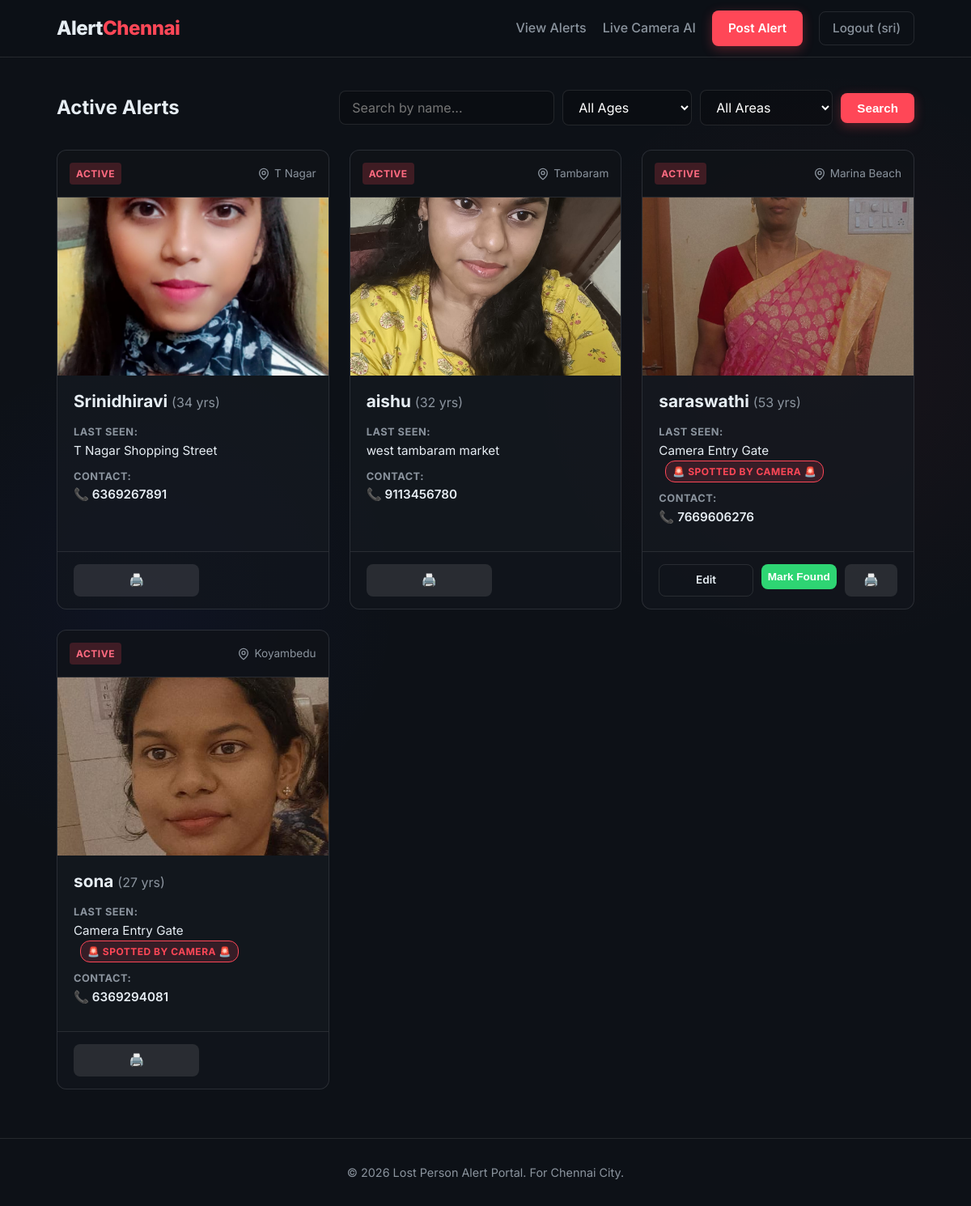
The app's page /alerts (signed in) with its own data.
### tables this page shows
CREATE TABLE alerts (
            id INTEGER PRIMARY KEY AUTOINCREMENT,
            name TEXT NOT NULL,
            age INTEGER NOT NULL,
            area TEXT NOT NULL,
            last_seen TEXT NOT NULL,
            contact TEXT NOT NULL,
            photo TEXT,
            status TEXT DEFAULT 'active'
        , device_id TEXT, is_iot_updated INTEGER DEFAULT 0, user_id INTEGER);

### app.py (the view)
@app.route('/alerts')
def view_alerts():
    area_filter = request.args.get('area')
    search_query = request.args.get('search', '')
    age_group = request.args.get('age_group', '')
    conn = get_db_connection()
    query = 'SELECT * FROM alerts WHERE 1=1'
    params = []
    if area_filter and area_filter != 'All Areas':
        query += ' AND area = ?'
        params.append(area_filter)
    if search_query:
        query += ' AND name LIKE ?'
        params.append(f'%{search_query}%')
    if age_group == 'child':
        query += ' AND age < 18'
    elif age_group == 'adult':
        query += ' AND age >= 18 AND age < 60'
    elif age_group == 'senior':
        query += ' AND age >= 60'
    query += ' ORDER BY id DESC'
    alerts = conn.execute(query, params).fetchall()
    conn.close()
    return render_template('alerts.html', alerts=alerts, areas=AREAS, selected_area=area_filter, search_query=search_query, age_group=age_group)

### database.py (called while the page is built)
def get_db_connection():
    conn = sqlite3.connect(DB_NAME)
    conn.row_factory = sqlite3.Row
    return conn

### templates/alerts.html (shortened to what this page needs)
{% extends 'base.html' %}
{% block content %}
<div class="alerts-header">
    <h2>Active Alerts</h2>
    <form class="filter-form" method="GET" action="{{ url_for('view_alerts') }}">
        <div class="filter-group">
            <input type="text" name="search" placeholder="Search by name..." value="{{ search_query }}">
            <select name="age_group" onchange="this.form.submit()">
                <option value="" {% if not age_group %}selected{% endif %}>All Ages</option>
            </select>
            <select name="area" onchange="this.form.submit()">
                <option value="All Areas" {% if not selected_area or selected_area == 'All Areas' %}selected{% endif %}>All Areas</option>
            </select>
            <button type="submit" class="btn-primary search-btn">Search</button>
        </div>
    </form>
</div>
{% if alerts %}
<div class="alerts-grid">
    {% for alert in alerts %}
    <div class="alert-card {% if alert.status == 'found' %}status-found{% endif %}">
        <div class="card-header">
            <span class="badge {% if alert.status == 'found' %}badge-success{% else %}badge-danger{% endif %}">
                {{ alert.status|upper }}
            </span>
            <span class="area-tag"><svg xmlns="http://www.w3.org/2000/svg" width="16" height="16" viewBox="0 0 24 24" fill="none" stroke="currentColor" stroke-width="2" stroke-linecap="round" stroke-linejoin="round"><path d="M20 10c0 6-8 12-8 12s-8-6-8-12a8 8 0 0 1 16 0Z"></path><circle cx="12" cy="10" r="3"></circle></svg> {{ alert.area }}</span>
        </div>
        <div class="card-image-wrap">
            {% if alert.photo %}
            <img src="{{ url_for('static', filename='uploads/' + alert.photo) }}" alt="Photo of {{ alert.name }}" class="alert-photo">
            {% else %}
            <div class="no-photo">No Photo Provided</div>
            {% endif %}
        </div>
        <div class="card-body">
            <h3>{{ alert.name }} <span class="age">({{ alert.age }} yrs)</span></h3>
            <div class="info-group">
                <strong>Last Seen:</strong>
                <p>{{ alert.last_seen }}
                   {% if alert.is_iot_updated %}
                   <span class="iot-badge" style="background-color: rgba(255, 71, 87, 0.15); color: #ff4757; border-color: #ff4757; animation: pulseBorder 1.5s infinite;" title="Automatically updated via AI Live Camera">🚨 SPOTTED BY CAMERA 🚨</span>
                   {% endif %}
                </p>
            </div>
            <div class="info-group contact">
                <strong>Contact:</strong>
                <p>📞 {{ alert.contact }}</p>
            </div>
        </div>
        <div class="card-footer">
            {% if alert.status == 'active' %}
                {% if session.user_id == alert.user_id or session.username == 'admin' %}
                    <a href="{{ url_for('edit_alert', id=alert.id) }}" class="btn-outline">Edit</a>
                    <form method="POST" action="{{ url_for('mark_found', id=alert.id) }}" style="display:inline;">
                        <button type="submit" class="btn-success" onclick="return confirm('Are you sure this person has been found?');">Mark Found</button>
                    </form>
                {% endif %}
                <a href="{{ url_for('print_poster', id=alert.id) }}" target="_blank" class="btn-secondary" style="padding: 8px; flex: 0.5; text-align: center;">🖨️</a>
            {% else %}
                <p class="found-text">Safe & Found</p>
                <a href="{{ url_for('print_poster', id=alert.id) }}" target="_blank" class="btn-outline" style="padding: 8px; flex: 0.5; text-align: center;">🖨️ Print</a>
            {% endif %}
        </div>
    </div>
    {% endfor %}
</div>
{% else %}
<div class="empty-state">
    <div class="icon-wrap">🙏</div>
    <h3>No active alerts.</h3>
    <p>Good news! There are currently no missing person alerts for this selection.</p>
</div>
{% endif %}
{% endblock %}

### static/style.css (style rules this page uses)
:root { --bg-color: #0d1117; --panel-bg: rgba(22, 27, 34, 0.7); --border-color: rgba(255, 255, 255, 0.1); --text-primary: #e6edf3; --text-secondary: #8b949e; --accent: #ff4757; --accent-hover: #ff6b81; --accent-blue: #3742fa; --success: #2ed573; --success-hover: #26de81; --radius: 12px; --shadow: 0 8px 32px rgba(0, 0, 0, 0.3); }
* { box-sizing: border-box; margin: 0; padding: 0; }
body { font-family: 'Inter', -apple-system, BlinkMacSystemFont, "Segoe UI", Roboto, Helvetica, Arial, sans-serif; background-color: var(--bg-color); color: var(--text-primary); line-height: 1.6; background-image: radial-gradient(circle at 15% 50%, rgba(55, 66, 250, 0.05), transparent 25%), radial-gradient(circle at 85% 30%, rgba(255, 71, 87, 0.05), transparent 25%); background-attachment: fixed; min-height: 100vh; display: flex; flex-direction: column; }
h1, h2, h3 { font-weight: 700; line-height: 1.2; }
a { text-decoration: none; color: inherit; }
.btn-primary, .btn-secondary, .btn-success, .btn-outline { display: inline-block; padding: 10px 20px; border-radius: 8px; font-weight: 600; cursor: pointer; transition: all 0.2s ease; border: none; text-align: center; font-size: 0.95rem; }
.btn-primary { background-color: var(--accent); color: white; box-shadow: 0 4px 14px rgba(255, 71, 87, 0.3); }
.btn-secondary { background-color: rgba(255, 255, 255, 0.1); color: var(--text-primary); }
.btn-success { background-color: var(--success); color: white; }
.btn-outline { background: transparent; border: 1px solid var(--border-color); color: var(--text-primary); }
input, select, textarea { width: 100%; padding: 12px 15px; background: rgba(0, 0, 0, 0.2); border: 1px solid var(--border-color); border-radius: 8px; color: white; font-family: inherit; font-size: 1rem; transition: border-color 0.2s; }
.alerts-header { display: flex; justify-content: space-between; align-items: center; margin-bottom: 30px; }
.filter-group { display: flex; gap: 10px; flex-wrap: wrap; align-items: center; }
.filter-form input, .filter-form select { width: auto; min-width: 160px; padding: 10px 15px; }
.search-btn { padding: 10px 20px; }
.alerts-grid { display: grid; grid-template-columns: repeat(auto-fill, minmax(300px, 1fr)); gap: 25px; }
.alert-card { background: var(--panel-bg); border: 1px solid var(--border-color); border-radius: var(--radius); overflow: hidden; position: relative; transition: transform 0.2s, box-shadow 0.2s; display: flex; flex-direction: column; }
.card-header { padding: 15px; display: flex; justify-content: space-between; align-items: center; border-bottom: 1px solid var(--border-color); background: rgba(0,0,0,0.2); }
.badge { padding: 4px 8px; border-radius: 4px; font-size: 0.75rem; font-weight: 700; letter-spacing: 0.5px; }
.badge-danger { background-color: rgba(255, 71, 87, 0.2); color: #ff6b81; }
.area-tag { display: flex; align-items: center; gap: 5px; font-size: 0.85rem; color: var(--text-secondary); }
.card-image-wrap { height: 220px; background: #000; display: flex; justify-content: center; align-items: center; overflow: hidden; }
.alert-photo { width: 100%; height: 100%; object-fit: cover; }
.card-body { padding: 20px; flex: 1; }
.card-body h3 { margin-bottom: 15px; font-size: 1.3rem; }
.card-body .age { font-weight: normal; color: var(--text-secondary); font-size: 1rem; }
.info-group { margin-bottom: 10px; }
.info-group strong { display: block; font-size: 0.8rem; color: var(--text-secondary); text-transform: uppercase; letter-spacing: 0.5px; }
.info-group p { font-size: 0.95rem; }
.contact p { font-weight: 600; color: var(--text-primary); }
.card-footer { padding: 15px 20px; border-top: 1px solid var(--border-color); display: flex; gap: 10px; background: rgba(0,0,0,0.1); }
.card-footer .btn-outline { flex: 1; padding: 8px; font-size: 0.85rem; }
.card-footer .btn-success { flex: 1; padding: 8px; font-size: 0.85rem; }
.iot-badge { display: inline-flex; align-items: center; gap: 4px; margin-left: 8px; padding: 3px 8px; background-color: rgba(55, 66, 250, 0.15); color: var(--accent-blue); border: 1px solid var(--accent-blue); border-radius: 12px; font-size: 0.75rem; font-weight: 700; text-transform: uppercase; letter-spacing: 0.5px; animation: pulseBorder 2s infinite; }

### records on screen
alerts: status "ACTIVE", area "T Nagar", photo (picture), name "Srinidhiravi", age "34", last_seen "T Nagar Shopping Street", contact "6369267891"
alerts: status "ACTIVE", area "Tambaram", photo (picture), name "aishu", age "32", last_seen "west tambaram market", contact "9113456780"
alerts: status "ACTIVE", area "Marina Beach", photo (picture), name "saraswathi", age "53", last_seen "Camera Entry Gate", is_iot_updated "🚨 SPOTTED BY CAMERA 🚨", contact "7669606276"
alerts: status "ACTIVE", area "Koyambedu", photo (picture), name "sona", age "27", last_seen "Camera Entry Gate", is_iot_updated "🚨 SPOTTED BY CAMERA 🚨", contact "6369294081"

### other values on screen
{{ session.username }} "sri"
